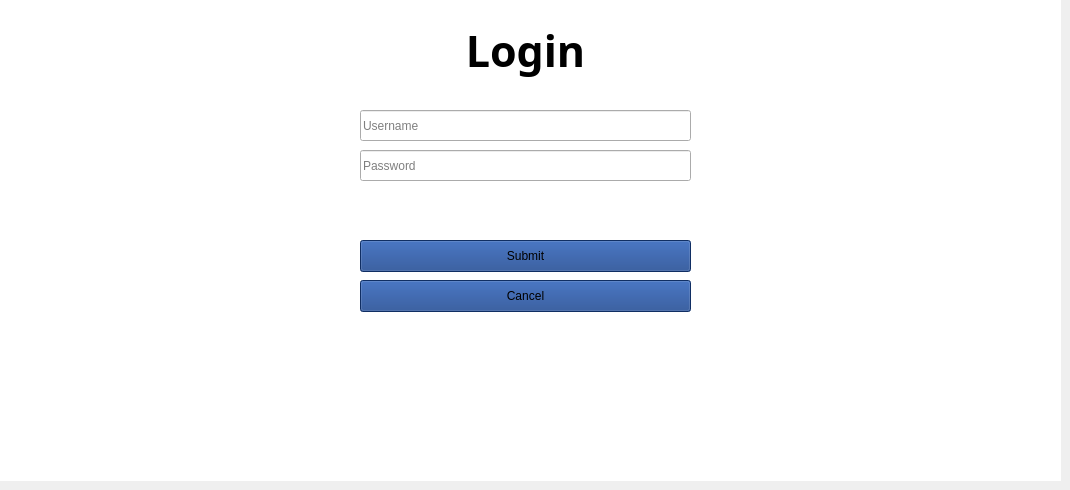
    <widget class="QWidget" name="AdminLoginPage">
     <widget class="QLineEdit" name="lineEdit_userName">
      <property name="geometry">
       <rect>
        <x>360</x>
        <y>110</y>
        <width>331</width>
        <height>31</height>
       </rect>
      </property>
      <property name="focusPolicy">
       <enum>Qt::ClickFocus</enum>
      </property>
      <property name="accessibleName">
       <string>inputField</string>
      </property>
      <property name="placeholderText">
       <string>Username</string>
      </property>
     </widget>
     <widget class="QLabel" name="label_loginHeader">
      <property name="geometry">
       <rect>
        <x>20</x>
        <y>10</y>
        <width>1011</width>
        <height>81</height>
       </rect>
      </property>
      <property name="font">
       <font>
        <family>Harmonia Sans Pro,Arial,sans-serif</family>
        <pointsize>32</pointsize>
        <weight>75</weight>
        <bold>true</bold>
       </font>
      </property>
      <property name="accessibleName">
       <string>darkText</string>
      </property>
      <property name="text">
       <string>Login</string>
      </property>
      <property name="alignment">
       <set>Qt::AlignCenter</set>
      </property>
     </widget>
     <widget class="QPushButton" name="pushButton_cancelLogin">
      <property name="geometry">
       <rect>
        <x>360</x>
        <y>280</y>
        <width>331</width>
        <height>32</height>
       </rect>
      </property>
      <property name="cursor">
       <cursorShape>PointingHandCursor</cursorShape>
      </property>
      <property name="accessibleName">
       <string>blueButton</string>
      </property>
      <property name="styleSheet">
       <string notr="true">background-color: rgb(23, 64, 139);</string>
      </property>
      <property name="text">
       <string>Cancel</string>
      </property>
     </widget>
     <widget class="QPushButton" name="pushButton_submitLogin">
      <property name="geometry">
       <rect>
        <x>360</x>
        <y>240</y>
        <width>331</width>
        <height>32</height>
       </rect>
      </property>
      <property name="cursor">
       <cursorShape>PointingHandCursor</cursorShape>
      </property>
      <property name="accessibleName">
       <string>blueButton</string>
      </property>
      <property name="styleSheet">
       <string notr="true">background-color: rgb(23, 64, 139);</string>
      </property>
      <property name="text">
       <string>Submit</string>
      </property>
     </widget>
     <widget class="QLineEdit" name="lineEdit_password">
      <property name="geometry">
       <rect>
        <x>360</x>
        <y>150</y>
        <width>331</width>
        <height>31</height>
       </rect>
      </property>
      <property name="accessibleName">
       <string>inputField</string>
      </property>
      <property name="echoMode">
       <enum>QLineEdit::Password</enum>
      </property>
      <property name="placeholderText">
       <string>Password</string>
      </property>
     </widget>
     <widget class="QLabel" name="label_whiteBackground">
      <property name="geometry">
       <rect>
        <x>0</x>
        <y>0</y>
        <width>1061</width>
        <height>481</height>
       </rect>
      </property>
      <property name="styleSheet">
       <string notr="true">background-color:white;</string>
      </property>
      <property name="text">
       <string/>
      </property>
     </widget>
     <widget class="QLabel" name="label_loginStatus">
      <property name="geometry">
       <rect>
        <x>360</x>
        <y>110</y>
        <width>331</width>
        <height>16</height>
       </rect>
      </property>
      <property name="font">
       <font>
        <weight>75</weight>
        <bold>true</bold>
       </font>
      </property>
      <property name="text">
       <string/>
      </property>
     </widget>
     <zorder>label_whiteBackground</zorder>
     <zorder>label_loginHeader</zorder>
     <zorder>pushButton_submitLogin</zorder>
     <zorder>lineEdit_userName</zorder>
     <zorder>pushButton_cancelLogin</zorder>
     <zorder>lineEdit_password</zorder>
     <zorder>label_loginStatus</zorder>
    </widget>
